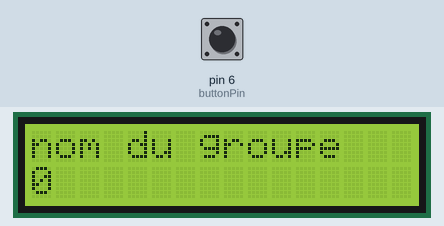
Recording of a sketch running on a simulated Arduino Uno, built with avr-gcc and run on an emulated ATmega328P. Parts: 16×2 character LCD. Inputs (shaded band) come from the test bench; at power-on: pin 6 (buttonPin) HIGH.

Above: at 0.1 s.
At 4.1 s:
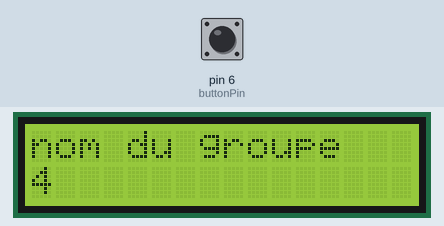
At 9.1 s:
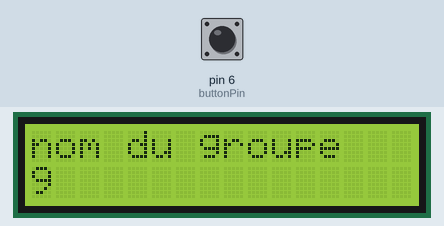
At 19.1 s:
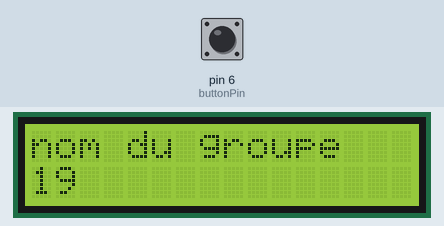
At 28.1 s:
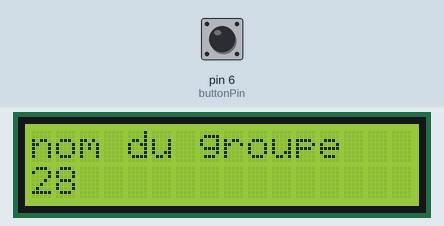
At 38.1 s:
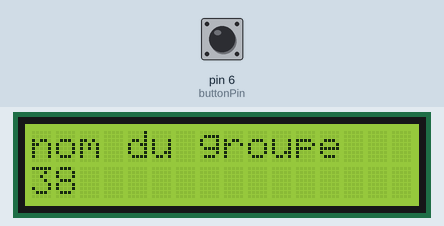

The sketch:

Job4.ino
```cpp
#include <LiquidCrystal.h>

int seconds = 0;
bool pause = false;
int buttonPin = 6;

LiquidCrystal lcd_1(12, 11, 5, 4, 3, 2);

void setup()
{
lcd_1.begin(16, 2);

lcd_1.print("nom du groupe");

pinMode(buttonPin, INPUT_PULLUP);
}

void loop()
{
if (!pause) {
lcd_1.setCursor(0, 1);
lcd_1.print(seconds);
delay(1000);
seconds += 1;
}

if (digitalRead(buttonPin) == LOW) {
pause = !pause;
delay(100);
}
}
```

Measured:
- what the display in image 1 shows lasts 1.0 s, from 4.1 s to 5.1 s
